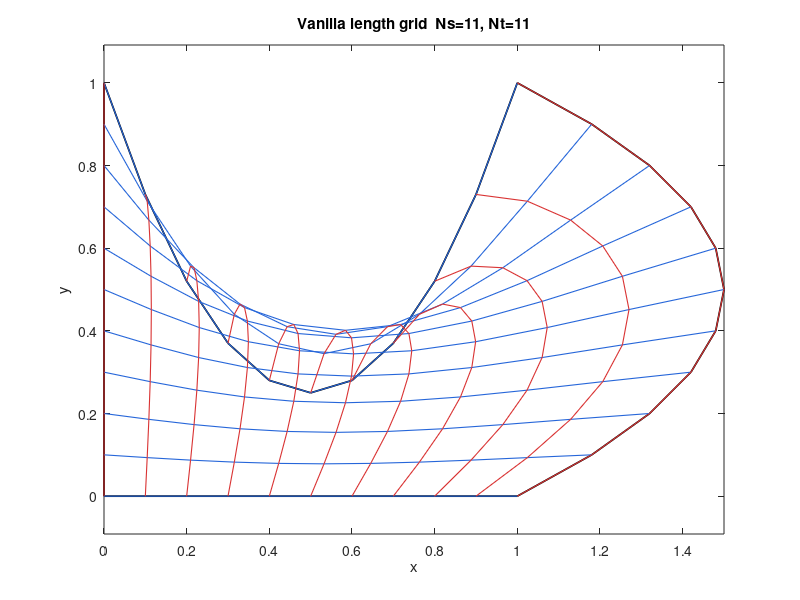

MATLAB code to generate this figure:
function swan_length_grid_vanilla()
% Vanilla length grid (pure Laplace) for the SWAN boundaries in your script.
% Solves ΔX=0 and ΔY=0 on the unit (s,t) grid with your boundary curves,
% then plots the resulting grid.

%% ---------------- User settings ----------------
Ns = 11; Nt = 11;      % logical grid size
I = Ns; J = Nt;
hs = 1/(I-1); ht = 1/(J-1);

%% ---------------- Boundaries (from your code) ----------------
xb_fun = @(s) s;                  yb_fun = @(s) 0*s;
xt_fun = @(s) s;                  yt_fun = @(s) 1 - 3*s + 3*s.^2;
xl_fun = @(s) 0*s;                yl_fun = @(s) s;
xr_fun = @(s) 1 + 2*s - 2*s.^2;   yr_fun = @(s) s;

sb = linspace(0,1,I); sl = linspace(0,1,J).';
xb = xb_fun(sb);  yb = yb_fun(sb);
xt = xt_fun(sb);  yt = yt_fun(sb);
xl = xl_fun(sl);  yl = yl_fun(sl);
xr = xr_fun(sl);  yr = yr_fun(sl);

% Pack boundary arrays as (J x I): rows ~ t, cols ~ s
BX = nan(J,I); BY = nan(J,I);
BX(1,:) = xb;  BY(1,:) = yb;         % bottom (t=0)
BX(J,:) = xt;  BY(J,:) = yt;         % top    (t=1)
BX(:,1) = xl;  BY(:,1) = yl;         % left   (s=0)
BX(:,I) = xr;  BY(:,I) = yr;         % right  (s=1)
% corner consistency (already consistent, but ensure numeric equality)
BX(1,1)=xb(1);   BY(1,1)=yb(1);
BX(1,I)=xb(end); BY(1,I)=yb(end);
BX(J,1)=xt(1);   BY(J,1)=yt(1);
BX(J,I)=xt(end); BY(J,I)=yt(end);

%% ---------------- Laplace operators (Dirichlet interior) ----------------
nI = I-2; nJ = J-2;
eI = ones(nI,1); eJ = ones(nJ,1);
Ts = spdiags([-eI 2*eI -eI], [-1 0 1], nI, nI);  % s-Laplacian
Tt = spdiags([-eJ 2*eJ -eJ], [-1 0 1], nJ, nJ);  % t-Laplacian

% Scaling (ΔX/Δs^2 + ΔX/Δt^2 = 0) ⇒ Sylvester: (wy*Tt)U + U(wx*Ts) = F
wx = 1/(hs^2);
wy = 1/(ht^2);
Aop = wy * full(Tt);
Bop = wx * full(Ts);

% RHS from boundaries for X and Y
bFxL = BX(2:J-1, 1);   bFyL = BY(2:J-1, 1);
bFxR = BX(2:J-1, I);   bFyR = BY(2:J-1, I);
bFxB = BX(1, 2:I-1);   bFyB = BY(1, 2:I-1);
bFxT = BX(J, 2:I-1);   bFyT = BY(J, 2:I-1);

Fx = zeros(nJ,nI);  Fy = zeros(nJ,nI);
Fx(:,1)   = Fx(:,1)   + wx * bFxL;
Fx(:,end) = Fx(:,end) + wx * bFxR;
Fx(1,:)   = Fx(1,:)   + wy * bFxB;
Fx(end,:) = Fx(end,:) + wy * bFxT;

Fy(:,1)   = Fy(:,1)   + wx * bFyL;
Fy(:,end) = Fy(:,end) + wx * bFyR;
Fy(1,:)   = Fy(1,:)   + wy * bFyB;
Fy(end,:) = Fy(end,:) + wy * bFyT;

%% ---------------- Solve Sylvester systems ----------------
Ux = sylvester(Aop, Bop, Fx);   % (J-2) x (I-2)
Uy = sylvester(Aop, Bop, Fy);

% Insert interior into full grids
X = BX; Y = BY;
X(2:J-1, 2:I-1) = Ux;
Y(2:J-1, 2:I-1) = Uy;

%% ---------------- Plot vanilla length grid ----------------
figure('Color','w'); hold on; axis equal; box on;
col1 = [0.15 0.4 0.85];  % s-lines
col2 = [0.85 0.2 0.2];   % t-lines

% boundaries
plot(X( [1 end],:).', Y( [1 end],:).', 'k-', 'LineWidth', 1.25); % bottom & top
plot(X(:, [1 end]),    Y(:, [1 end]),    'k-', 'LineWidth', 1.25); % left & right

% interior grid lines (s = const; t = const)
for j = 1:J
    plot(X(j,:), Y(j,:), '-', 'Color', col1, 'LineWidth', 0.8);
end
for i = 1:I
    plot(X(:,i), Y(:,i), '-', 'Color', col2, 'LineWidth', 0.8);
end

title(sprintf('Vanilla length grid  Ns=%d, Nt=%d', Ns, Nt));
xlabel('x'); ylabel('y'); hold off;

%% ---------------- Optional: quick Jacobian check ----------------
%{
xs = (X(:,3:end)-X(:,1:end-2))/(2*hs);
ys = (Y(:,3:end)-Y(:,1:end-2))/(2*hs);
xt = (X(3:end,:)-X(1:end-2,:))/(2*ht);
yt = (Y(3:end,:)-Y(1:end-2,:))/(2*ht);
Jc = xs(2:end-1,:).*yt(:,2:end-1) - xt(:,2:end-1).*ys(2:end-1,:);
fprintf('Min det(J) over cells: %.3e\n', min(Jc(:)));
%}
end
